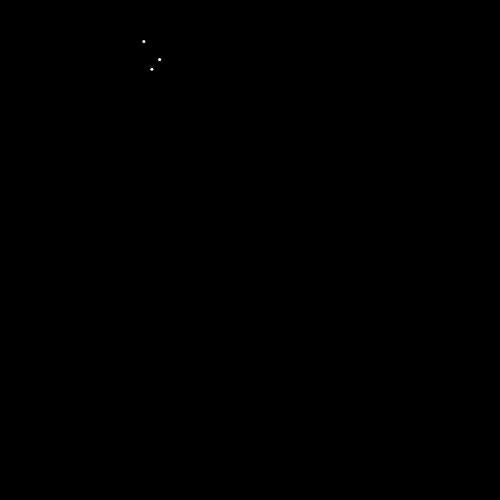
Frame 1 (no input)
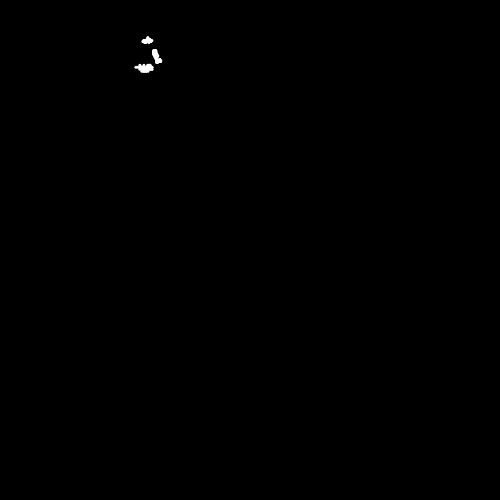
Frame 60 (no input)
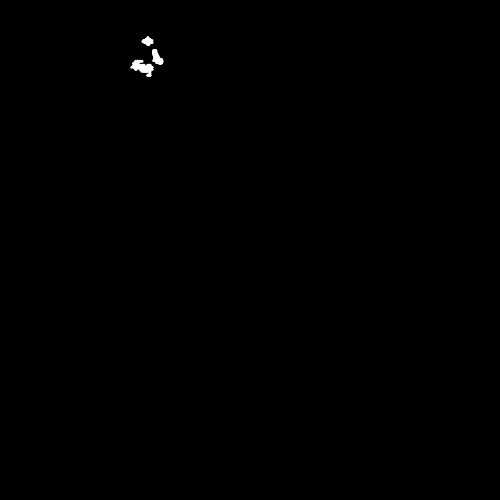
Frame 120 (the mouse pressed at the canvas centre since frame 60)

The p5.js sketch that drew these frames (run headless with seeded random() and noise() and a simulated clock; from frame 60 on, the mouse is pressed at the canvas centre):

// p5.js sketch
// ── sketch.js
function setup() {
  createCanvas(500, 500);
  colorMode(HSB);
  stroke(255);
  strokeWeight(3);
  background(50, 50, 0);
  w = new walker(1);
  wa = new walker(2);
  d = new walker(1);
}

function draw() {
  w.update();
  wa.update();
  w.appear();
  wa.appear();
  d.update();
  d.appear();
}

// ── walker.js
function walker(step) {
  this.position = createVector(random(200), random(200));
  this.step = step

  this.update = function() {
    this.walk();
  }

  this.appear = function() {
    point(this.position.x, this.position.y);
  }

  this.walk = function() {
    var r = floor(random(4));
    switch (r) {
      case 0:
        this.position.x += step;
        break;
      case 1:
        this.position.x -= step;
        break;
      case 2:
        this.position.y -= step;
        break;
      case 3:
        this.position.y += step;
        break;
      default:

    }
  }

}
